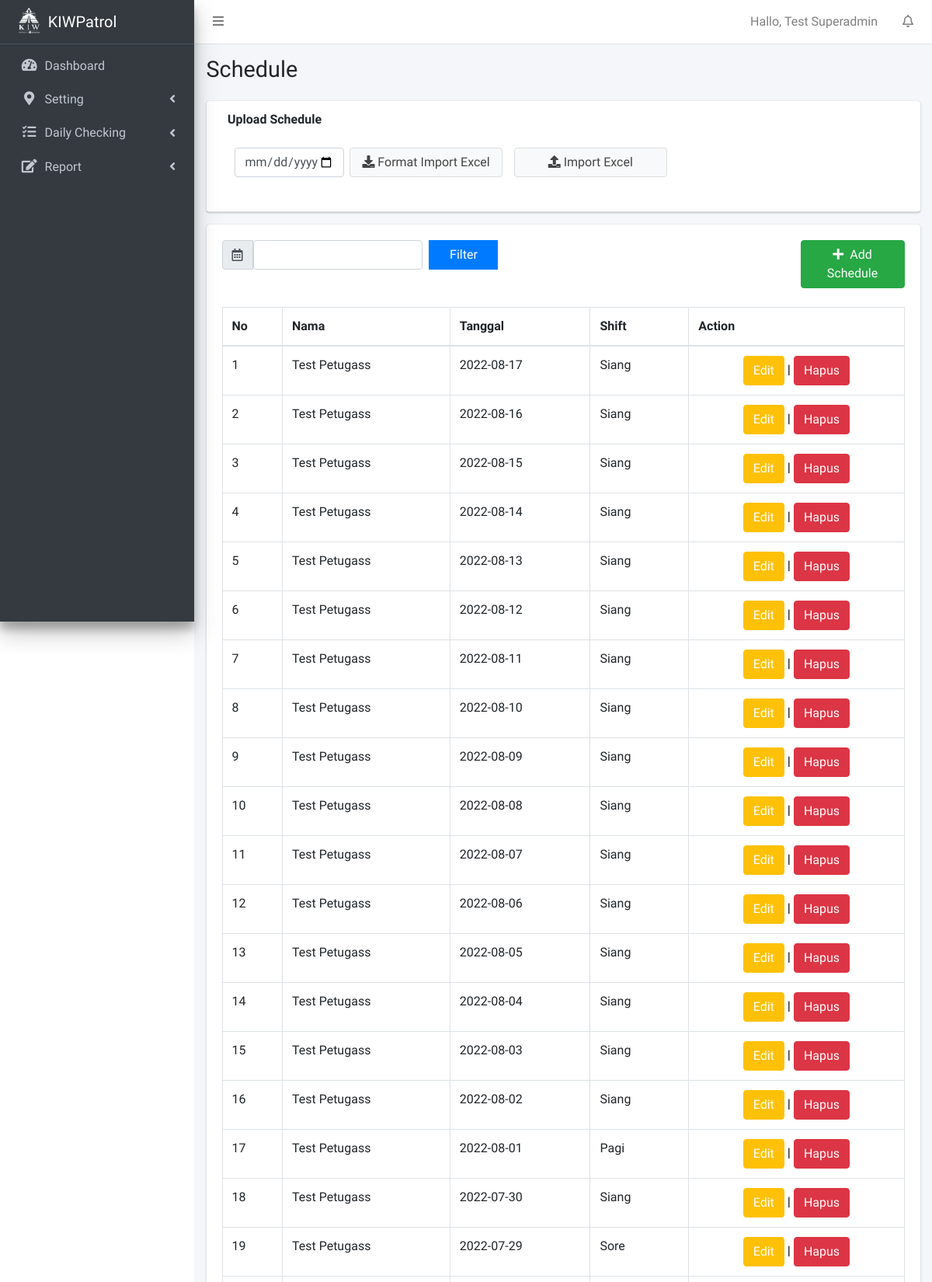
The app's page /admin/schedule.php (signed in, upper part) with its own data.
### tables this page shows
CREATE TABLE `user_list` (
  `id` int(11) NOT NULL,
  `nip` varchar(64) NOT NULL,
  `nama_lengkap` varchar(64) NOT NULL,
  `username` varchar(32) NOT NULL,
  `password` varchar(64) NOT NULL,
  `no_hp` varchar(16) NOT NULL,
  `email` varchar(64) NOT NULL,
  `id_level` int(11) NOT NULL COMMENT '1sadm, 2spv, 3adm, 4ptgs',
  `status` int(11) NOT NULL DEFAULT 1
);

CREATE TABLE `jadwal_dinas` (
  `id` int(11) NOT NULL,
  `id_user` int(11) NOT NULL,
  `tanggal` date NOT NULL,
  `id_shift` int(11) NOT NULL
);

CREATE TABLE `level_shift` (
  `id` int(11) NOT NULL,
  `kode` varchar(16) NOT NULL,
  `shift` varchar(16) NOT NULL
);

### admin/fungsi.php (called while the page is built, shortened)
<?php
function session_user(){
	return $_SESSION['id'];
}function session_level(){
	return $_SESSION['id_level'];
}
	if($fungsi=="tambah"){ ?>
	<?php }
function get_user(){
	require '../config/koneksi.php';
	$user = session_user();
	$result = mysqli_query($con,"SELECT nama_lengkap FROM user_list WHERE (id = '$user')");
	while($h = mysqli_fetch_array($result)){
		$user = $h['nama_lengkap'];
	}
	return $user;
}
  ?>

### admin/schedule.php (the view, shortened to what this page needs)
<?php include 'header.php'; auth_menu("satuduatiga",session_level());
	$awal = ""; $awalnya = $hari;
	$akhir = ""; $akhirnya = $hari;
?>
  <div class="content-wrapper">
    <section class="content-header">
      <div class="container-fluid">
        <div class="row mb-2">
          <div class="col-sm-6">
            <h1>Schedule</h1>
          </div>
        </div>
      </div>
    </section>
    <section class="content">
      <div class="container-fluid">
	    <div class="row">
          <div class="col-12">
            <div class="card">
			  <div class="card-header">
			    <div class="col-md-12">
			      <label for="bln">Upload Schedule</label>
					<form method="POST" action="schedule_excel.php">
						<div class="modal-body form-group row">
							<input type="date" name="bln" id="bln"  class="col-sm-2 form-control" required></input>
							<div class="col-sm-3">
								<button href="schedule_excel.php" class="form-control btn btn-default"><i class="fas fa-download"></i> Format Import Excel</button>
							</div>
							<div class="col-sm-3">
								<a href="#" data-toggle="modal" data-target="#modalimport" class="form-control btn btn-default"><i class="fas fa-upload"></i> Import Excel</a>
							</div>
						</div>
					</form>
				</div>
			  </div>
		    </div>
		  </div>
		</div>
        <div class="row">
          <div class="col-12">
            <div class="card">
              <div class="card-body">
				<div class="row">
					<div class="col-sm-10">
						<form action = "" method = "POST">
							<div class="input-group">
								<div class="input-group-prepend">
								  <span class="input-group-text">
									<i class="far fa-calendar-alt"></i>
								  </span>
								<input name = "tanggal" type="text" class="form-control float-right" id="reportrange">&ensp;
								<button type="submit" class="btn btn-block btn-primary col-sm-3">Filter</button>
								</div>
							</div>
						</form>
					</div>
					<div class="col-sm-2">
						<button type="button" class="btn btn-block btn-success" href="#" data-toggle="modal" data-target="#modaladd"><i class="fas fa-plus">&ensp;</i>Add Schedule</button></br>
					</div>
				</div>
                <table id="example1" class="table table-bordered table-hover">
                  <thead>
                  <tr>
                    <th>No</th>
                    <th>Nama</th>
                    <th>Tanggal</th>
                    <th>Shift</th>
					<th>Action</th>
                  </tr>
                  </thead>
                  <tbody>
				  <?php
					if($awal == ""){
						$result = mysqli_query($con,"SELECT jadwal_dinas.id ID,jadwal_dinas.id_user,
						jadwal_dinas.tanggal TANGGAL, jadwal_dinas.id_shift ID_SHIFT,
						user_list.nama_lengkap NAMA, level_shift.shift SHIFT, level_shift.kode KODE
						FROM jadwal_dinas
						LEFT JOIN user_list on user_list.id = jadwal_dinas.id_user
						LEFT JOIN level_shift on level_shift.id = jadwal_dinas.id_shift
						ORDER BY jadwal_dinas.tanggal DESC, jadwal_dinas.id_shift DESC");
					}else if($awal != ""){
						$result = mysqli_query($con,"SELECT jadwal_dinas.id ID,jadwal_dinas.id_user,
						jadwal_dinas.tanggal TANGGAL, jadwal_dinas.id_shift ID_SHIFT,
						user_list.nama_lengkap NAMA, level_shift.shift SHIFT, level_shift.kode KODE
						FROM jadwal_dinas
						LEFT JOIN user_list on user_list.id = jadwal_dinas.id_user
						LEFT JOIN level_shift on level_shift.id = jadwal_dinas.id_shift
						WHERE (DATE(jadwal_dinas.tanggal) BETWEEN '$awal' AND '$akhir')
						ORDER BY jadwal_dinas.tanggal DESC, jadwal_dinas.id_shift DESC");
					}
					$no=1;
					while($row = mysqli_fetch_array($result)){
						echo"
						<tr>
							<td>".($no++)."</td>
							<td>$row[NAMA]</td>
							<td>$row[TANGGAL]</td>
							<td>$row[SHIFT]</td>";
						echo"
						<td align='center'>
							<b>
							<a href='#' data-toggle='modal' data-target='#modaledit".$row["ID"]."' class='btn btn-small btn-warning' style='color:white'>Edit</a> |
							<a href='schedule_act?status=".md5("hapus")."&jadwal=".md5($row['ID'])."' class='btn btn-danger btn-small'  onClick=\"return confirm('Anda yakin ingin menghapus nomor ini ?')\" >Hapus</a>
							</b>
						</td>
						</tr>";
						?>
						<?php
					}
				  ?>
                  </tbody>
                </table>
              </div>
            </div>
          </div>
        </div>
      </div>
    </section>
  </div>
<?php include 'footer.php'; ?>

### admin/header.php (shortened to what this page needs)
<?php
  include '../config/koneksi.php';
  include 'fungsi.php';
  ?>
<!DOCTYPE html>
<html lang="en">
<head>
  <link rel="stylesheet" href="../assets/plugins/fontawesome-free/css/all.min.css">
  <link rel="stylesheet" href="https://code.ionicframework.com/ionicons/2.0.1/css/ionicons.min.css">
  <link rel="stylesheet" href="../assets/plugins/tempusdominus-bootstrap-4/css/tempusdominus-bootstrap-4.min.css">
  <link rel="stylesheet" href="../assets/plugins/icheck-bootstrap/icheck-bootstrap.min.css">
  <link rel="stylesheet" href="../assets/plugins/jqvmap/jqvmap.min.css">
  <link rel="stylesheet" href="../assets/css/adminlte.min.css">
  <link rel="stylesheet" href="../assets/plugins/overlayScrollbars/css/OverlayScrollbars.min.css">
  <link rel="stylesheet" href="../assets/plugins/summernote/summernote-bs4.min.css">
  <link rel="stylesheet" href="../assets/plugins/sweetalert2-theme-bootstrap-4/bootstrap-4.min.css">
  <link rel="stylesheet" href="../assets/plugins/daterangepicker/daterangepicker.css">
  <link rel="stylesheet" type="text/css" href="../assets/plugins/daterangepicker/daterangepicker.css" />
  <link rel="stylesheet" href="../assets/plugins/fontawesome-free/css/all.min.css">
  <link rel="stylesheet" href="../assets/plugins/datatables-bs4/css/dataTables.bootstrap4.min.css">
  <link rel="stylesheet" href="../assets/plugins/datatables-responsive/css/responsive.bootstrap4.min.css">
  <link rel="stylesheet" href="../assets/plugins/datatables-buttons/css/buttons.bootstrap4.min.css">
  <link rel="stylesheet" href="../assets/css/adminlte.min.css">
</head>
<body class="hold-transition sidebar-mini layout-fixed">
<div class="wrapper">
  <nav class="main-header navbar navbar-expand navbar-white navbar-light">
    <ul class="navbar-nav">
      <li class="nav-item">
        <a class="nav-link" data-widget="pushmenu" href="#" role="button"><i class="fas fa-bars"></i></a>
      </li>
    </ul>
    <ul class="navbar-nav ml-auto">
      <li class="nav-item d-none d-sm-inline-block">
        <a class="nav-link"><?php echo "Hallo, ".get_user(); ?></a>
      </li>
      <li class="nav-item dropdown">
        <a class="nav-link" data-toggle="dropdown" href="#">
          <i class="far fa-bell"></i>
        </a>
      </li>
    </ul>
  </nav>
  <aside class="main-sidebar sidebar-dark-primary elevation-4">
    <a href="index" class="brand-link">
      <img src="../assets/img/logo_putih.png" alt="" class="brand-image" style="">
      <span class="brand-text font-weight-light">KIWPatrol</span>
    </a>
    <div class="sidebar">
      <nav class="mt-2">
        <ul class="nav nav-pills nav-sidebar flex-column treeview" data-widget="treeview" role="menu" data-accordion="false">
          <li class="nav-item">
            <a href="index" class="nav-link">
              <i class="nav-icon fas fa-tachometer-alt"></i>
              <p>
                Dashboard
              </p>
            </a>
          </li>
          <li class="nav-item treeview-menu">
            <a href="#" class="nav-link">
              <i class="nav-icon fas fa-map-marker-alt"></i>
              <p>
                Setting
                <i class="fas fa-angle-left right"></i>
              </p>
            </a>
          </li>
          <li class="nav-item">
            <a href="#" class="nav-link">
              <i class="nav-icon fas fa-tasks"></i>
              <p>
                Daily Checking
                <i class="fas fa-angle-left right"></i>
              </p>
            </a>
          </li>
          <li class="nav-item">
            <a href="#" class="nav-link">
              <i class="nav-icon fas fa-edit"></i>
              <p>
                Report
                <i class="fas fa-angle-left right"></i>
              </p>
            </a>
          </li>
        </ul><br><br><br><br><br><br><br><br>
      </nav>
    </div>
  </aside>

### records on screen
user_list: nama_lengkap "Test Superadmin"
jadwal_dinas: id_user.nama_lengkap "Test Petugass", tanggal "2022-08-17", level_shift.shift "Siang"
jadwal_dinas: id_user.nama_lengkap "Test Petugass", tanggal "2022-08-16", level_shift.shift "Siang"
jadwal_dinas: id_user.nama_lengkap "Test Petugass", tanggal "2022-08-15", level_shift.shift "Siang"
jadwal_dinas: id_user.nama_lengkap "Test Petugass", tanggal "2022-08-14", level_shift.shift "Siang"
jadwal_dinas: id_user.nama_lengkap "Test Petugass", tanggal "2022-08-13", level_shift.shift "Siang"
jadwal_dinas: id_user.nama_lengkap "Test Petugass", tanggal "2022-08-12", level_shift.shift "Siang"
jadwal_dinas: id_user.nama_lengkap "Test Petugass", tanggal "2022-08-11", level_shift.shift "Siang"
jadwal_dinas: id_user.nama_lengkap "Test Petugass", tanggal "2022-08-10", level_shift.shift "Siang"
jadwal_dinas: id_user.nama_lengkap "Test Petugass", tanggal "2022-08-09", level_shift.shift "Siang"
jadwal_dinas: id_user.nama_lengkap "Test Petugass", tanggal "2022-08-08", level_shift.shift "Siang"
jadwal_dinas: id_user.nama_lengkap "Test Petugass", tanggal "2022-08-07", level_shift.shift "Siang"
jadwal_dinas: id_user.nama_lengkap "Test Petugass", tanggal "2022-08-06", level_shift.shift "Siang"
jadwal_dinas: id_user.nama_lengkap "Test Petugass", tanggal "2022-08-05", level_shift.shift "Siang"
jadwal_dinas: id_user.nama_lengkap "Test Petugass", tanggal "2022-08-04", level_shift.shift "Siang"
jadwal_dinas: id_user.nama_lengkap "Test Petugass", tanggal "2022-08-03", level_shift.shift "Siang"
jadwal_dinas: id_user.nama_lengkap "Test Petugass", tanggal "2022-08-02", level_shift.shift "Siang"
jadwal_dinas: id_user.nama_lengkap "Test Petugass", tanggal "2022-08-01", level_shift.shift "Pagi"
jadwal_dinas: id_user.nama_lengkap "Test Petugass", tanggal "2022-07-30", level_shift.shift "Siang"
jadwal_dinas: id_user.nama_lengkap "Test Petugass", tanggal "2022-07-29", level_shift.shift "Sore"
